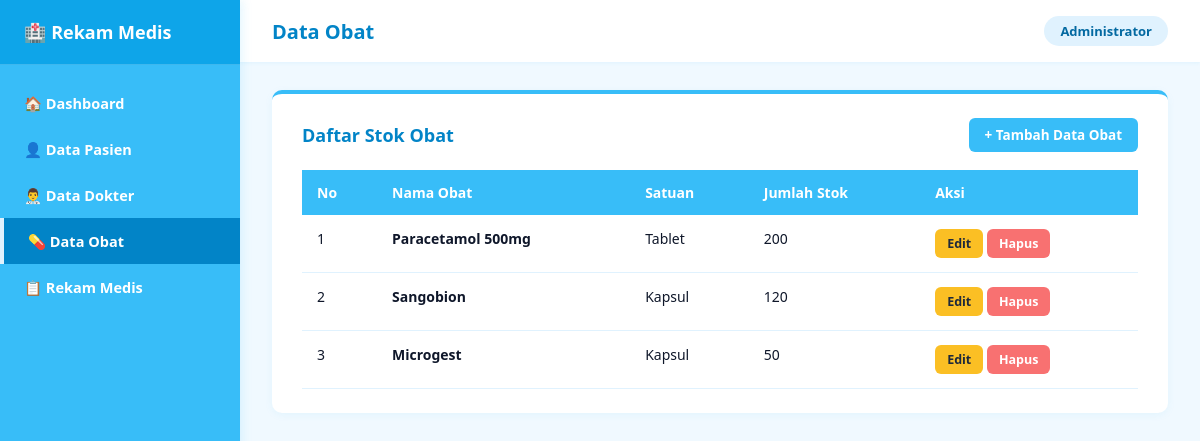
The page /obat/index.php on the database its author committed.
### tables this page shows
CREATE TABLE `obat` (
  `id_obat` int(11) NOT NULL,
  `nama_obat` varchar(100) NOT NULL,
  `satuan` varchar(30) NOT NULL,
  `stok` int(11) NOT NULL
);

### obat/index.php (the view, shortened to what this page needs)
<!DOCTYPE html>
<html lang="id">
<head>
    <link rel="stylesheet" href="../style.css">
</head>
<body>
    <aside class="sidebar">
        <a href="../index.php" class="sidebar-brand">🏥 Rekam Medis</a>
        <ul class="sidebar-menu">
            <li><a href="../index.php">🏠 Dashboard</a></li>
            <li><a href="../pasien/index.php">👤 Data Pasien</a></li>
            <li><a href="../dokter/index.php">👨‍⚕️ Data Dokter</a></li>
            <li><a href="index.php" class="active">💊 Data Obat</a></li>
            <li><a href="../rekam_medis/index.php">📋 Rekam Medis</a></li>
        </ul>
    </aside>
    <div class="main-wrapper">
        <header class="topbar">
            <h1>Data Obat</h1>
            <span class="badge-admin">Administrator</span>
        </header>
        <main class="content">
            <div class="panel">
                <div class="panel-header">
                    <h3>Daftar Stok Obat</h3>
                    <a href="tambah.php" class="btn btn-primary">+ Tambah Data Obat</a>
                </div>
                <table>
                    <thead>
                        <tr>
                            <th>No</th>
                            <th>Nama Obat</th>
                            <th>Satuan</th>
                            <th>Jumlah Stok</th>
                            <th>Aksi</th>
                        </tr>
                    </thead>
                    <tbody>
                        <?php
                        $no = 1;
                        $query = mysqli_query($koneksi, "SELECT * FROM obat ORDER BY id_obat DESC");
                        while ($row = mysqli_fetch_assoc($query)) :
                        ?>
                        <tr>
                            <td><?= $no++; ?></td>
                            <td><strong><?= htmlspecialchars($row['nama_obat']); ?></strong></td>
                            <td><?= htmlspecialchars($row['satuan']); ?></td>
                            <td><?= $row['stok']; ?></td>
                            <td>
                                <a href="edit.php?id=<?= $row['id_obat']; ?>" class="btn btn-warning">Edit</a>
                                <a href="hapus.php?id=<?= $row['id_obat']; ?>" class="btn btn-danger" onclick="return confirm('Hapus data obat ini?')">Hapus</a>
                            </td>
                        </tr>
                        <?php endwhile; ?>
                    </tbody>
                </table>
            </div>
        </main>
    </div>
</body>
</html>

### style.css (style rules this page uses)
* { box-sizing: border-box; margin: 0; padding: 0; font-family: 'Segoe UI', Tahoma, Geneva, Verdana, sans-serif; }
body { background-color: #f0f9ff; color: #0f172a; display: flex; min-height: 100vh; }
.sidebar { width: 240px; background-color: #38bdf8; color: #ffffff; display: flex; flex-direction: column; position: fixed; top: 0; bottom: 0; left: 0; z-index: 100; box-shadow: 2px 0 10px rgba(56, 189, 248, 0.15); }
.sidebar-brand { padding: 20px 24px; font-size: 18px; font-weight: 700; background-color: #0ea5e9; display: flex; align-items: center; gap: 10px; color: #ffffff; text-decoration: none; border-bottom: 1px solid rgba(255, 255, 255, 0.2); }
.sidebar-menu { list-style: none; padding: 15px 0; }
.sidebar-menu li a { display: flex; align-items: center; gap: 12px; padding: 13px 24px; color: #ffffff; text-decoration: none; font-size: 14.5px; font-weight: 600; transition: all 0.2s; }
.sidebar-menu li a:hover, .sidebar-menu li a.active { background-color: #0284c7; color: #ffffff; border-left: 4px solid #e0f2fe; }
.main-wrapper { margin-left: 240px; flex: 1; display: flex; flex-direction: column; width: calc(100% - 240px); }
.topbar { background-color: #ffffff; padding: 16px 32px; display: flex; justify-content: space-between; align-items: center; box-shadow: 0 1px 4px rgba(14, 165, 233, 0.08); }
.topbar h1 { font-size: 20px; color: #0284c7; font-weight: 700; }
.badge-admin { background-color: #e0f2fe; color: #0369a1; padding: 6px 16px; border-radius: 20px; font-size: 13px; font-weight: 600; }
.content { padding: 28px 32px; }
.panel { background: #ffffff; border-radius: 10px; padding: 24px 30px; margin-bottom: 24px; box-shadow: 0 2px 8px rgba(14, 165, 233, 0.06); border-top: 4px solid #38bdf8; }
.panel-header { display: flex; justify-content: space-between; align-items: center; margin-bottom: 18px; }
.panel-header h3 { font-size: 18px; color: #0284c7; font-weight: 700; }
.btn { display: inline-block; padding: 8px 16px; border-radius: 6px; font-size: 13.5px; font-weight: 600; text-decoration: none; border: none; cursor: pointer; transition: 0.2s; }
.btn-primary { background-color: #38bdf8; color: #ffffff; }
.btn-warning { background-color: #fbbf24; color: #1e293b; padding: 6px 12px; font-size: 12.5px; }
.btn-danger { background-color: #f87171; color: #ffffff; padding: 6px 12px; font-size: 12.5px; }
table { width: 100%; border-collapse: collapse; font-size: 14px; }
table thead th { background-color: #38bdf8; color: #ffffff; text-align: left; padding: 13px 15px; font-weight: 600; }
table tbody td { padding: 14px 15px; border-bottom: 1px solid #e0f2fe; vertical-align: top; }

### rows shown on the page
obat: nama_obat "Paracetamol 500mg", satuan "Tablet", stok "200"
obat: nama_obat "Sangobion", satuan "Kapsul", stok "120"
obat: nama_obat "Microgest", satuan "Kapsul", stok "50"
